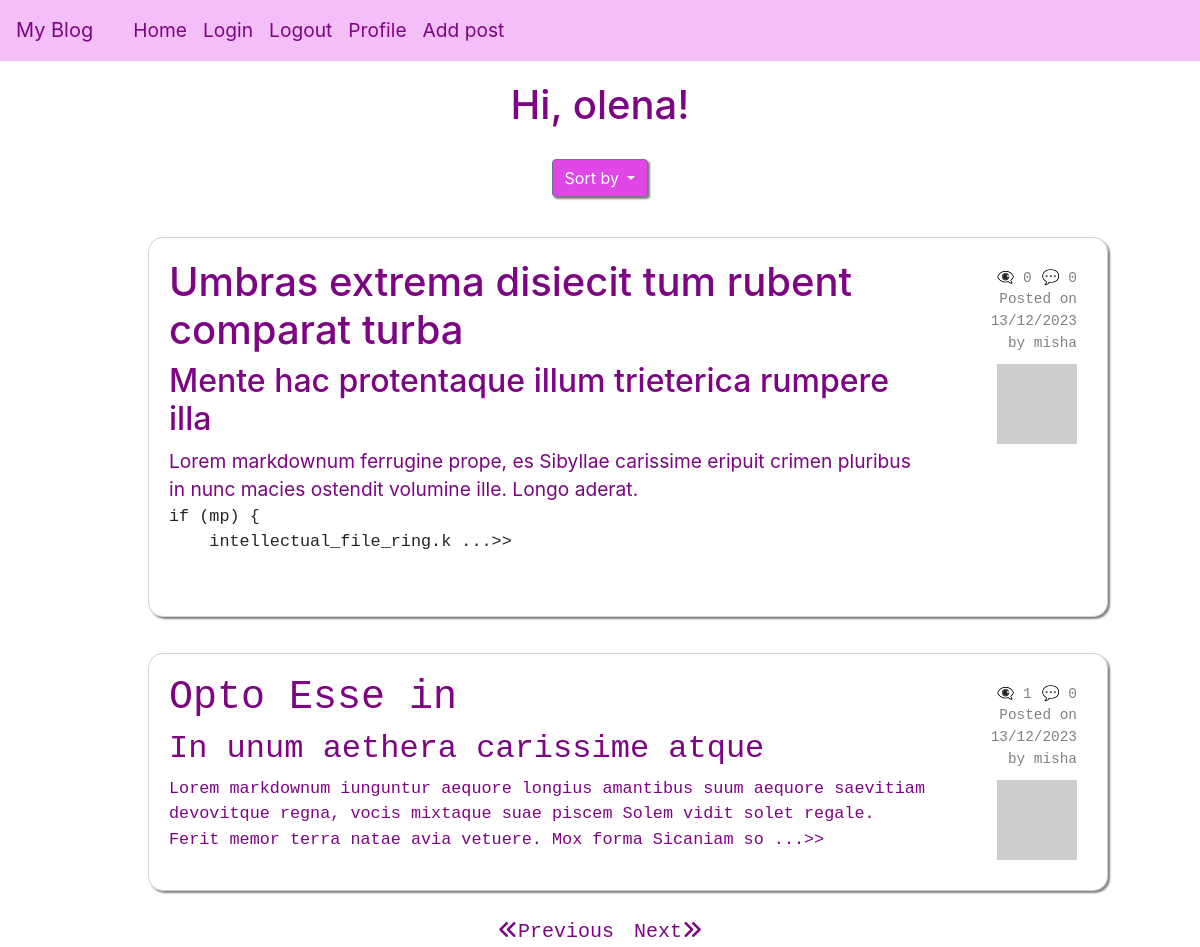
The app's page /sort/oldest?page=2 (signed in) with its own data.
### app/models/models.py (models this page shows, shortened)
class User(UserMixin, db.Model):
    __tablename__ = "user"
    id = db.Column(db.Integer, primary_key=True)
    username = db.Column(String(64), unique=True, nullable=False)
    email = db.Column(db.String(120), unique=True, nullable=False)
    isAdmin = db.Column(db.Boolean, nullable=False)
    password_hash = db.Column(String(256))
    profile_image = db.Column(String(256))
    info = db.Column(String(256))
    posts = db.relationship('Post', back_populates='user', cascade='all, delete-orphan')
    comments = db.relationship('Comment', back_populates='user', cascade='all, delete-orphan')
    def get_avatar(self, size):
        digest = md5(self.email.lower().encode('utf-8')).hexdigest()
        self.profile_image = f'https://www.gravatar.com/avatar/{digest}?d=identicon&s={size}'
        return self.profile_image

class Post(db.Model):
    __tablename__ = "post"
    id = db.Column(db.Integer, primary_key=True)
    title = db.Column(String(250))
    title_html = db.Column(db.String(250))
    body = db.Column(String(2500))
    body_html = db.Column(db.String(2500))
    timestamp = db.Column(DateTime, default=func.now())
    user_id = db.Column(db.Integer, db.ForeignKey('user.id'), nullable=False)
    user = db.relationship('User', back_populates='posts')
    comments = db.relationship('Comment', back_populates='post', cascade='all, delete-orphan')
    views = db.Column(db.Integer, server_default=str(0))
    def get_comments_length(self):
        commments = Comment.query.filter_by(post_id=self.id).all()
        return len(commments)

### app/routes/routes.py (the view)
@blueprint.route('/sort/<sort_by>', methods=["GET", "POST"])
@login_required
def sort(sort_by):
    form=DropdownForm()
    page = request.args.get('page', 1, type=int)
    per_page = 2
    if sort_by == 'newest':
        posts = Post.query.order_by(Post.timestamp.desc()).paginate(page=page, per_page=per_page, error_out=False)
        return render_template("index.html", posts=posts, form=form, sort_by=sort_by)
    elif sort_by == 'oldest':
        posts = Post.query.order_by(Post.timestamp.asc()).paginate(page=page, per_page=per_page, error_out=False)
        return render_template("index.html",  posts=posts, form=form, sort_by=sort_by)
    elif sort_by == 'popular':
        posts = Post.query.order_by(Post.views.desc()).paginate(page=page, per_page=per_page, error_out=False)
        return render_template("index.html", posts=posts, form=form, sort_by=sort_by)
    posts = Post.query.order_by(Post.timestamp.desc()).all()
    return render_template("index.html", posts=posts, form=form)

### app/templates/index.html (shortened to what this page needs)
{% extends "base.html" %}{% import "bootstrap/wtf.html" as wtf %} {% block
content %} {% if current_user.isAdmin %}
<div class="admin-view-link"><a href="/admin">Admin view</a></div>
<div class="extra">
    <h1 class="greeting">Hi, {{current_user.username }}!</h1>
</div>
{% else %}
<h1 class="greeting">Hi, {{current_user.username }}!</h1>
{% endif %} {% if posts %}
<div class="dropdown">
    <button
        class="btn btn-secondary dropdown-toggle"
        type="button"
        id="dropdownMenuButton"
        data-toggle="dropdown"
        aria-haspopup="true"
        aria-expanded="false"
    >
        Sort by
    </button>
</div>
{% for post in posts %}
<div class="posts">
    <ul>
        <a href="{{url_for('main.post', id=post.id)}}" class="post-link">
            <li class="post">
                <div class="avatar-comment">
                    <div>
                        {% if post.title_html %} {{post.title_html | safe}} {%
                        else %}
                        <h1>{{post.title}}</h1>
                        {% endif %} {{(post.body_html | safe)[0:250]}} ...>>
                    </div>
                </div>
                <div class="comments-date">
                    <div class="comments-views">
                        {% if not post.views%}
                        <p>👁️‍🗨️ 0</p>
                        {% else %}
                        <p>👁️‍🗨️ {{post.views}}</p>
                        {% endif %}
                        <p>💬 {{post.get_comments_length()}}</p>
                    </div>
                    <p>Posted on</p>
                    <p>{{post.timestamp.strftime('%d/%m/%Y')}}</p>
                    by {{post.user.username}}
                    <a href="{{url_for('main.user', username=post.user.username)}}">
                        <img src="{{ post.user.get_avatar(64) }}"
                    /></a>
                </div></li
        ></a>
    </ul>
</div>
{% endfor %}
{% if not sort_by %}
<div class="arrows">
    {% if posts.has_prev %}
    <a href="{{ url_for('main.index', page=posts.prev_num) }}"><i class="fa-solid fa-angles-left"></i>Previous</a>
    {% endif %}
    {% if posts.has_next %}
    <a href="{{ url_for('main.index', page=posts.next_num) }}">Next<i class="fa-solid fa-angles-right"></i>️</a>
    {% endif %}
</div>
{% else %}
<div class="arrows">
    {% if posts.has_prev %}
    <a href="{{ url_for('main.sort', sort_by=sort_by, page=posts.prev_num) }}"><i class="fa-solid fa-angles-left"></i>Previous</a>
    {% endif %}
    {% if posts.has_next %}
    <a href="{{ url_for('main.sort',sort_by=sort_by, page=posts.next_num) }}">Next<i class="fa-solid fa-angles-right"></i>️</a>
    {% endif %}
</div>
{%endif%}
{% else %}
<h4 class="greeting">No posts yet</h4>
<h4 class="greeting">Be the first to create a post</h4>
{% endif %} {% endblock %}

### app/static/style.css (style rules this page uses)
* { margin: 0; box-sizing: border-box; }
html { scroll-behavior: smooth; }
a { cursor: pointer; text-decoration: none; color: rgb(223, 71, 231); }
button, .btn { cursor: pointer; }
.btn { float: right; background: rgb(223, 71, 231); color: white; box-shadow: 2px 2px 2px grey; }
ul { list-style-type: none; margin-left: 1rem; font-size: larger; }
.greeting { text-align: center; color: rgb(125, 4, 131); margin: 20px 0; }
.posts { display: flex; flex-direction: column; align-items: center; }
.post { margin: 10px; border: 1px solid rgba(128, 128, 128, 0.364); border-radius: 15px; padding: 20px; box-shadow: 2px 2px 2px grey; width: 80vw; display: grid; grid-template-columns: 5fr 1fr; grid-template-rows: 1fr; }
.comments-date, .comments-date a { display: flex; flex-direction: column; font-size: 0.9rem; align-items: flex-end; justify-content: flex-start; color: grey; padding: 5px; }
.comments-views { display: flex; flex-direction: row; font-size: 0.9rem; justify-content: center; gap: 10px; }
.avatar-comment { display: flex; gap: 20px; align-items: center; color: rgb(125, 4, 131); }
.avatar-comment p { margin: 0; }
.comments-date p { display: flex; flex-direction: column; align-items: flex-end; margin: 0px; }
.dropdown { display: flex; justify-content: center; margin: 30px 0; }
.arrows { display: flex; justify-content: center; font-size: 20px; gap: 20px; }
.arrows a { color: rgb(125, 4, 131); }

### records on screen
User: username "olena"
Post: title_html "Umbras extrema disiecit tum rubent comparat turba", body_html "Mente hac protentaque illum trieterica rumpere illa Lorem markdownum ferrugine prope, es Sibyllae carissime eripuit crimen pluribus in nunc macies ostendit volumine ille. Longo aderat. if (mp) { intellectual_file_ring.k", shows "👁️‍🗨️ 0", get_comments_length "0", timestamp "13/12/2023", user.username "misha"
Post: title_html "Opto Esse in", body_html "In unum aethera carissime atque Lorem markdownum iunguntur aequore longius amantibus suum aequore saevitiam devovitque regna, vocis mixtaque suae piscem Solem vidit solet regale. Ferit memor terra natae avia vetuere. Mox forma Sicaniam so", views "1", get_comments_length "0", timestamp "13/12/2023", user.username "misha"
